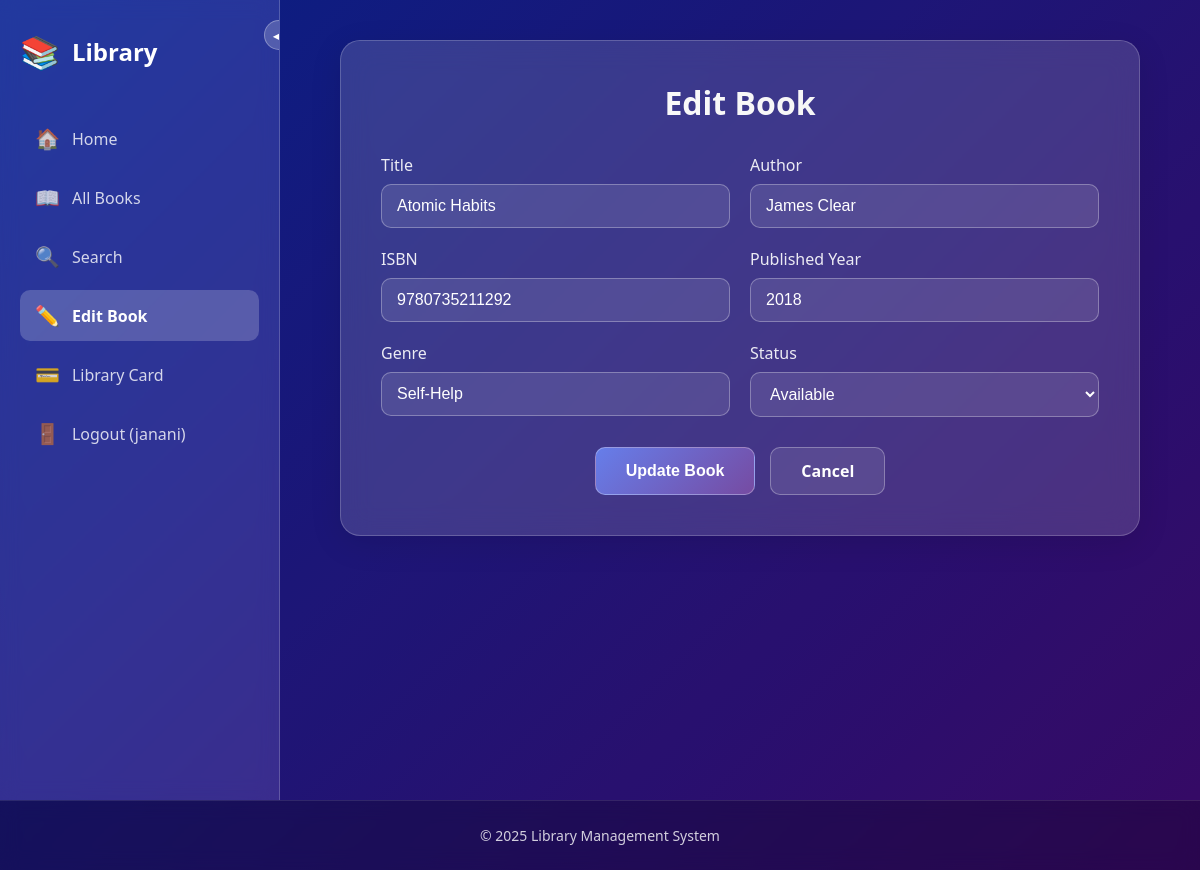
/edit_book/15 (signed in), run on the app's committed database.
### tables this page shows
CREATE TABLE books
                 (id INTEGER PRIMARY KEY AUTOINCREMENT,
                  title TEXT NOT NULL,
                  author TEXT NOT NULL,
                  isbn TEXT UNIQUE,
                  published_year INTEGER,
                  genre TEXT,
                  status TEXT DEFAULT 'Available',
                  description TEXT,
                  cover TEXT DEFAULT 'default.jpg',
                  created_date TIMESTAMP DEFAULT CURRENT_TIMESTAMP);

### app.py (the view, shortened to what this page needs)
@app.route('/edit_book/<int:book_id>', methods=['GET', 'POST'])
def edit_book(book_id):
    if not login_required():
        return redirect(url_for('login'))
    conn = get_db()
    c = conn.cursor()
    c.execute("SELECT * FROM books WHERE id=?", (book_id,))
    book = c.fetchone()
    conn.close()
    if not book:
        flash("Book not found.", "danger")
        return redirect(url_for('books'))
    return render_template('edit_book.html', book=book)

### app.py (called while the page is built)
def get_db():
    conn = sqlite3.connect('library.db')
    conn.row_factory = sqlite3.Row
    return conn

def login_required():
    if 'user_id' not in session:
        flash("Please login first.", "warning")
        return False
    return True

### templates/edit_book.html (shortened to what this page needs)
<!DOCTYPE html>
<html lang="en">
<head>
</head>
<body>
<div class="dashboard">
    <aside class="sidebar" id="sidebar">
        <div class="toggle-btn" onclick="toggleSidebar()">◀</div>
        <div class="logo">
            <span class="logo-icon">📚</span>
            <span class="logo-text">Library</span>
        </div>
        <ul class="menu">
            <li>
                <a href="{{ url_for('index') }}">
                    <span class="menu-icon">🏠</span>
                    <span class="menu-text">Home</span>
                </a>
            </li>
            <li>
                <a href="{{ url_for('books') }}">
                    <span class="menu-icon">📖</span>
                    <span class="menu-text">All Books</span>
                </a>
            </li>
            <li>
                <a href="{{ url_for('search') }}">
                    <span class="menu-icon">🔍</span>
                    <span class="menu-text">Search</span>
                </a>
            </li>
            <li>
                <a class="active" href="#">
                    <span class="menu-icon">✏️</span>
                    <span class="menu-text">Edit Book</span>
                </a>
            </li>
            <li>
                <a href="{{ url_for('library_card') }}">
                    <span class="menu-icon">💳</span>
                    <span class="menu-text">Library Card</span>
                </a>
            </li>
            <li>
                <a href="{{ url_for('logout') }}">
                    <span class="menu-icon">🚪</span>
                    <span class="menu-text">Logout ({{ session.get('username') }})</span>
                </a>
            </li>
        </ul>
    </aside>
    <main class="main">
        <div class="container">
          <h2>Edit Book</h2>
          <form method="POST">
            <div class="form-row">
              <div class="form-group">
                <label for="title">Title</label>
                <input id="title" name="title" type="text" value="{{ book.title }}" required>
              </div>
              <div class="form-group">
                <label for="author">Author</label>
                <input id="author" name="author" type="text" value="{{ book.author }}" required>
              </div>
            </div>
            <div class="form-row">
              <div class="form-group">
                <label for="isbn">ISBN</label>
                <input id="isbn" name="isbn" type="text" value="{{ book.isbn }}">
              </div>
              <div class="form-group">
                <label for="published_year">Published Year</label>
                <input id="published_year" name="published_year" type="number" min="1000" max="2025" value="{{ book.published_year }}">
              </div>
            </div>
            <div class="form-row">
              <div class="form-group">
                <label for="genre">Genre</label>
                <input id="genre" name="genre" type="text" value="{{ book.genre }}">
              </div>
              <div class="form-group">
                <label for="status">Status</label>
                <select id="status" name="status">
                  <option value="Available"   {% if book.status == 'Available' %}selected{% endif %}>Available</option>
                </select>
              </div>
            </div>
            <div class="form-actions">
              <button class="btn btn-primary" type="submit">Update Book</button>
              <a class="btn btn-tertiary" href="{{ url_for('books') }}">Cancel</a>
            </div>
          </form>
        </div>
    </main>
</div>
<footer>© 2025 Library Management System</footer>
</body>
</html>

### templates/edit_book.html (style rules this page uses)
* { margin: 0; padding: 0; box-sizing: border-box; }
body { background: linear-gradient(135deg, #092394 0%, #3d0a70 100%); color: #ffffff; font-family: 'Segoe UI', Tahoma, Geneva, Verdana, sans-serif; min-height: 100vh; }
.dashboard { display: flex; min-height: 100vh; }
.sidebar { width: 280px; background: rgba(255, 255, 255, 0.1); backdrop-filter: blur(10px); border-right: 1px solid rgba(255, 255, 255, 0.2); padding: 30px 20px; transition: width 0.3s ease, transform 0.3s ease; position: relative; overflow-y: auto; overflow-x: hidden; }
.toggle-btn { position: absolute; top: 20px; right: -15px; width: 30px; height: 30px; background: rgba(255, 255, 255, 0.2); border: 1px solid rgba(255, 255, 255, 0.3); border-radius: 50%; cursor: pointer; display: flex; align-items: center; justify-content: center; font-size: 16px; transition: all 0.3s ease; z-index: 10; }
.logo { font-size: 24px; font-weight: bold; margin-bottom: 40px; display: flex; align-items: center; gap: 12px; color: #fff; }
.logo-icon { font-size: 32px; min-width: 32px; }
.logo-text { transition: opacity 0.3s ease; white-space: nowrap; }
.menu { list-style: none; }
.menu li { margin: 8px 0; }
.menu a { text-decoration: none; color: rgba(255, 255, 255, 0.8); font-size: 16px; padding: 12px 15px; border-radius: 10px; display: flex; align-items: center; gap: 12px; transition: all 0.3s ease; }
.menu-icon { font-size: 20px; min-width: 20px; }
.menu-text { transition: opacity 0.3s ease; white-space: nowrap; }
.active { background: rgba(255, 255, 255, 0.2) !important; color: #fff !important; font-weight: 600; }
.main { flex: 1; padding: 40px; overflow-y: auto; background: rgba(0, 0, 0, 0.1); }
.container { background: rgba(255, 255, 255, 0.15); backdrop-filter: blur(15px); padding: 40px; border-radius: 20px; margin-bottom: 40px; border: 1px solid rgba(255, 255, 255, 0.2); box-shadow: 0 8px 32px rgba(0, 0, 0, 0.1); max-width: 800px; margin: 0 auto; }
.container h2 { font-size: 32px; margin-bottom: 30px; background: linear-gradient(to right, #fff, #f0f0f0); -webkit-background-clip: text; -webkit-text-fill-color: transparent; background-clip: text; text-align: center; }
form { width: 100%; }
.form-row { display: flex; gap: 20px; margin-bottom: 20px; }
.form-group { flex: 1; }
label { display: block; margin-bottom: 8px; color: rgba(255, 255, 255, 0.9); font-weight: 500; }
input, select { width: 100%; padding: 12px 15px; background: rgba(255, 255, 255, 0.1); border: 1px solid rgba(255, 255, 255, 0.3); border-radius: 10px; color: white; font-size: 16px; transition: all 0.3s ease; }
input::placeholder { color: rgba(255, 255, 255, 0.5); }
.form-actions { display: flex; justify-content: center; gap: 15px; margin-top: 30px; }
.btn { padding: 12px 30px; border: none; border-radius: 10px; font-size: 16px; font-weight: 600; cursor: pointer; transition: all 0.3s ease; text-decoration: none; display: inline-block; text-align: center; }
.btn-primary { background: linear-gradient(135deg, #667eea 0%, #764ba2 100%); color: white; border: 1px solid rgba(255, 255, 255, 0.3); }
.btn-tertiary { background: rgba(255, 255, 255, 0.1); color: white; border: 1px solid rgba(255, 255, 255, 0.3); }
footer { text-align: center; padding: 25px; background: rgba(0, 0, 0, 0.3); backdrop-filter: blur(10px); border-top: 1px solid rgba(255, 255, 255, 0.1); color: rgba(255, 255, 255, 0.8); font-size: 14px; }

### data on the page
books: title "Atomic Habits", author "James Clear", isbn "9780735211292", published_year "2018", genre "Self-Help", status "Available"

### other printed values
{{ session.get('username') }} "janani"
